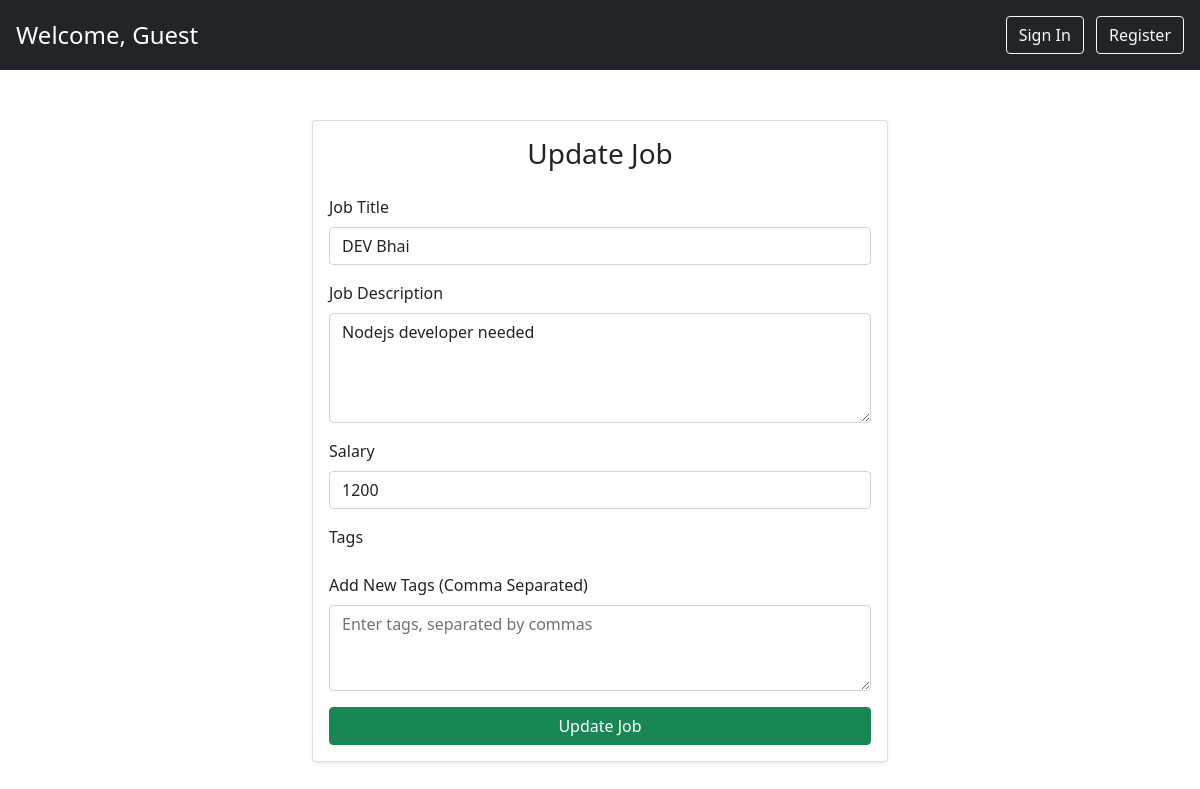
The page /job/update/2/ (signed in) on the database as committed earlier.
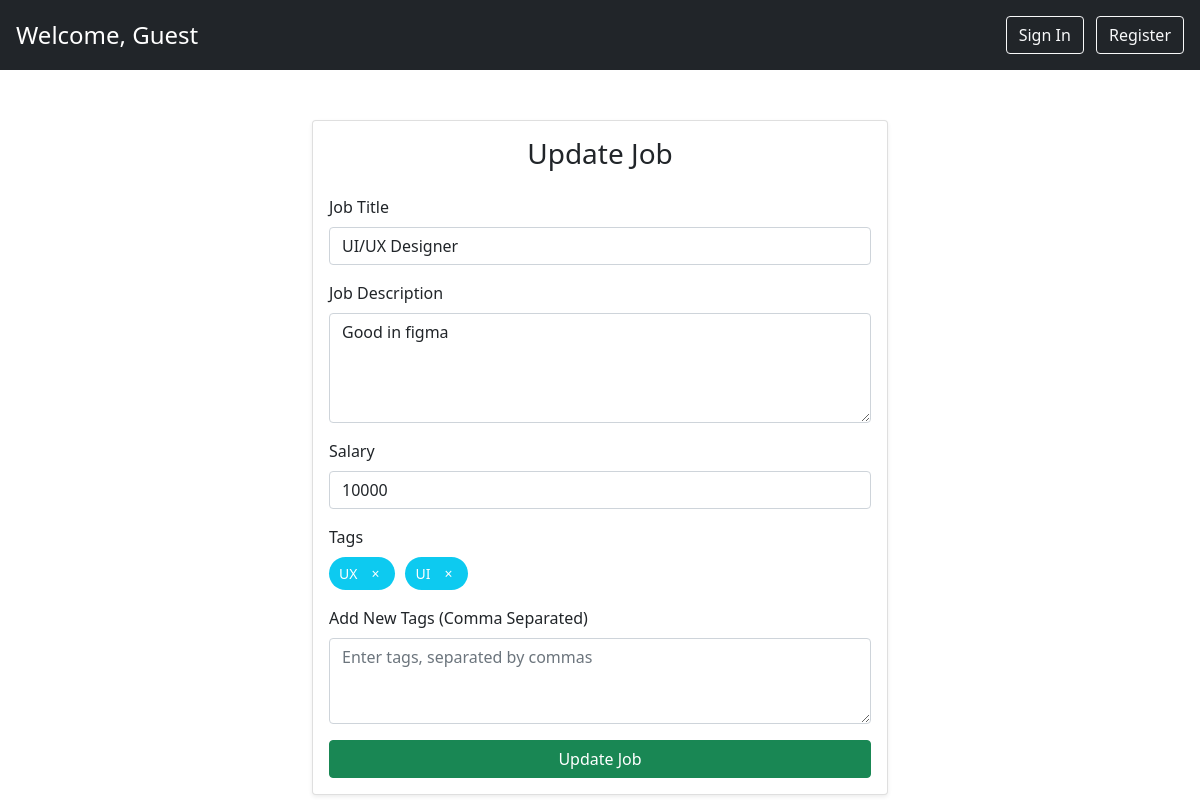
The same page on the database as committed later.
### jobs/models.py (models this page shows, shortened)
class Job(models.Model):
    title = models.CharField(max_length=255)
    description = models.TextField(blank=True)
    salary = models.IntegerField()
    company = models.ForeignKey(Company, on_delete=models.CASCADE, related_name='jobs',null=False)  # One company can have many jobs (for total participation the foreignky has null constraint)

class Tag(models.Model):
    tag = models.CharField(max_length=35)
    job = models.ForeignKey(Job,on_delete=models.CASCADE,null=False)

### jobs/views.py (the view)
# urls.py: path('update/<int:id>/',update_job,name="updatejob"),
@login_required
def update_job(request, id):
    job = get_object_or_404(Job, id=id)
    company = Company.objects.filter(user=request.user).first()
    if job.company != company:
        return JsonResponse({'error':'401','message':'something went wrong'})
    if request.method == 'POST':
        form = JobForm(request.POST, instance=job)
        if form.is_valid():
            job = form.save()  # Save the updated job
            tags = form.cleaned_data.get('tags')
            if tags:
                tag_list = [tag.strip() for tag in tags.split(',')]  # Split and clean the tags
                Tag.objects.filter(job=job).delete()
                for tag in tag_list:
                    Tag.objects.get_or_create(tag=tag, job=job)
            return redirect('home')
        else:
            print(form.errors)
        return render(request, 'update-job.html', {'form': form, 'job': job})
    else:
        tags = Tag.objects.filter(job=job)  # Get tags associated with the job
        form = JobForm(instance=job)
        return render(request, 'update-job.html', {'form': form, 'job': job, 'tags': tags})

### jobs/forms.py
class JobForm(forms.ModelForm):
    tags = forms.CharField(
        required=False,
        widget=forms.Textarea(attrs={'placeholder': 'Enter tags separated by commas'}),
        label="Tags"
    )
    class Meta:
        model = Job
        fields = ['title', 'description','salary','tags']

### authentication/templates/update-job.html (shortened to what this page needs)
<!DOCTYPE html>
<html lang="en">
<head>
    <link href="https://cdn.jsdelivr.net/npm/bootstrap@5.0.2/dist/css/bootstrap.min.css" rel="stylesheet">
</head>
<body>
    <div class="bg-dark text-white p-3">
        <div class="d-flex justify-content-between align-items-center">
            <div class="fs-4">Welcome, Guest</div>
            <div>
                <a href="/auth/login/" class="btn btn-outline-light ms-2">Sign In</a>
                <a href="/auth/register/" class="btn btn-outline-light ms-2">Register</a>
            </div>
        </div>
    </div>
    <div class="container">
        <div class="card shadow-sm">
            <div class="card-body">
                <h3 class="card-title text-center mb-4">Update Job</h3>
                <form method="post">
                    <div class="mb-3">
                        <label for="title" class="form-label">Job Title</label>
                        <input type="text" id="title" name="title" class="form-control" value="{{ job.title }}" required>
                    </div>
                    <div class="mb-3">
                        <label for="description" class="form-label">Job Description</label>
                        <textarea id="description" name="description" class="form-control" rows="4" required>{{ job.description }}</textarea>
                    </div>
                    <div class="mb-3">
                        <label for="salary" class="form-label">Salary</label>
                        <input type="number" id="salary" name="salary" class="form-control" value="{{ job.salary }}" required>
                    </div>
                    <div class="mb-3">
                        <label for="tags" class="form-label">Tags</label>
                        <div class="tag-container" id="tags-container">
                            {% for tag in tags %}
                                <div class="tag-item" id="tag-{{ tag.id }}">
                                    {{ tag.tag }}
                                    <button type="button" class="remove-btn" onclick="removeTag('{{ tag.id }}', '{{ tag.tag }}')">&times;</button>
                                </div>
                            {% endfor %}
                        </div>
                    </div>
                    <div class="mb-3">
                        <label for="tags_input" class="form-label">Add New Tags (Comma Separated)</label>
                        <textarea id="tags_input" name="tags" class="form-control" rows="3" placeholder="Enter tags, separated by commas"></textarea>
                    </div>
                    <div class="d-grid gap-2">
                        <button type="button" onclick="solve()" class="btn btn-success">Update Job</button>
                    </div>
                </form>
            </div>
        </div>
    </div>
</body>
</html>

Rows that differ between the two databases and show on the page:
changed Job: title "DEV Bhai" → "UI/UX Designer"; description "Nodejs developer needed" → "Good in figma"; salary "1200" → "10000"
added Tag: tag "UX"
added Tag: tag "UI"
